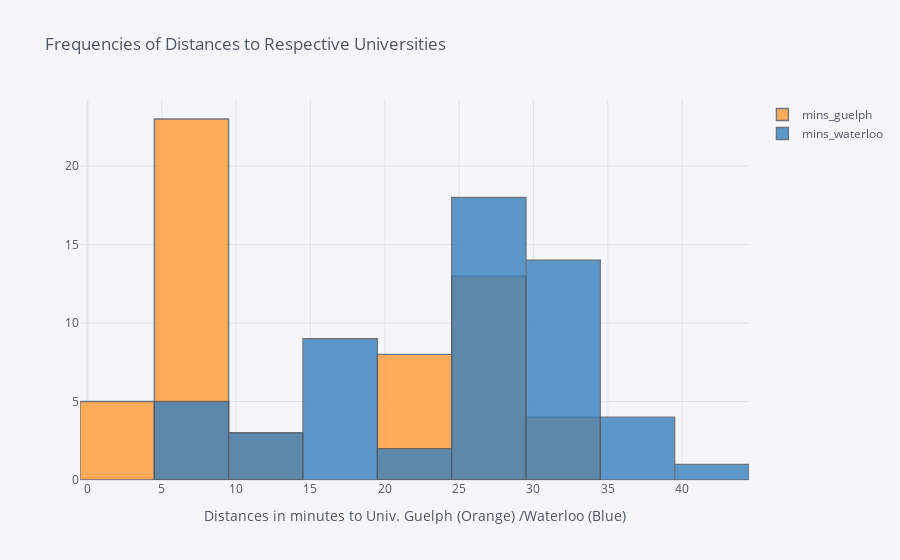

The notebook cell saved with this chart:
### Markdown cell above
## Info on the potential driving distances from each apartment

### Code cell
df[['mins_guelph', 'mins_waterloo']].iplot(kind='histogram', 
                                           xTitle='Distances in minutes to Univ. Guelph (Orange) /Waterloo (Blue)',
                                           title='Frequencies of Distances to Respective Universities')

### Figure 1 — Plotly figure (JSON) as saved in the notebook; plotly's stock layout.template omitted (floating-point values rounded to 4 significant figures)
{"data": [{"histfunc": "count", "histnorm": "", "marker": {"color": "rgba(255, 153, 51, 1.0)", "line": {"color": "#4D5663", "width": 1.3}}, "name": "mins_guelph", "opacity": 0.8, "orientation": "v", "type": "histogram", "x": [10, 20, 8, 8, 8, 25, 3, 11, 24, 23, 4, 6, 4, 26, 26, 6, 27, 27, 27, 31, 31, 31, 31, 28, 29, 28, 6, 11, 8, 3, 6, 7, 8, 24, 24, 24, 8, 8, 8, 8, 5, 5, 21, 21, 26, 28, 27, 28, 8, 7, 8, 8, 7, 4, 7, 5]}, {"histfunc": "count", "histnorm": "", "marker": {"color": "rgba(55, 128, 191, 1.0)", "line": {"color": "#4D5663", "width": 1.3}}, "name": "mins_waterloo", "opacity": 0.8, "orientation": "v", "type": "histogram", "x": [28, 19, 29, 29, 29, 15, 31, 26, 24, 23, 36, 35, 29, 17, 17, 35, 17, 17, 17, 7, 7, 7, 7, 16, 10, 7, 35, 27, 30, 32, 31, 29, 28, 34, 34, 34, 28, 28, 28, 28, 31, 31, 34, 34, 12, 41, 12, 17, 28, 28, 29, 29, 31, 32, 29, 31]}], "layout": {"barmode": "overlay", "legend": {"bgcolor": "#F5F6F9", "font": {"color": "#4D5663"}}, "paper_bgcolor": "#F5F6F9", "plot_bgcolor": "#F5F6F9", "title": {"font": {"color": "#4D5663"}, "text": "Frequencies of Distances to Respective Universities"}, "xaxis": {"gridcolor": "#E1E5ED", "showgrid": true, "tickfont": {"color": "#4D5663"}, "title": {"font": {"color": "#4D5663"}, "text": "Distances in minutes to Univ. Guelph (Orange) /Waterloo (Blue)"}, "zerolinecolor": "#E1E5ED"}, "yaxis": {"gridcolor": "#E1E5ED", "showgrid": true, "tickfont": {"color": "#4D5663"}, "title": {"font": {"color": "#4D5663"}, "text": ""}, "zerolinecolor": "#E1E5ED"}}}
